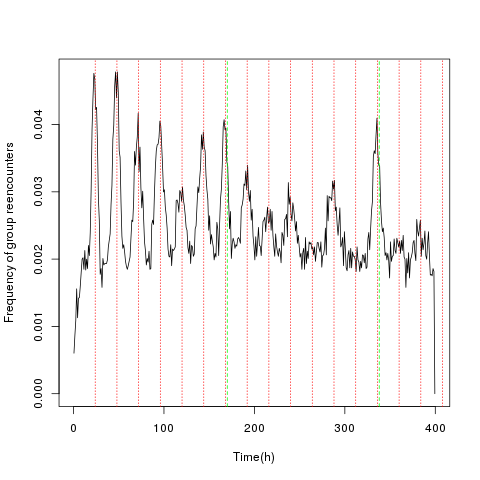

This figure's R source:
suppressMessages(library(splines))



bla = read.csv("ict.csv",head=F)
bla = bla[bla$V1>0,]
bla = bla[bla< 400]
a = hist(bla,breaks = seq(0,400,by=1))
png("periodicity.png")
plot(a$mids,a$counts/sum(a$counts),type="l",xlim = c(0,400),xlab = "Time(h)", ylab="Frequency of group reencounters")
abline(v=seq(24,720,by=24),lty=3,col="red",lwd=1)
abline(v=seq(7*24+2,720,by=7*24),lty=2,col="green",lwd=1)
dev.off()

png("auto_corr.png")
acf(a$counts/sum(a$counts), lag.max = 400,xlab="lag (h)",ylab="Auto-Correlation Function", main="")
abline(v=seq(24,720,by=24),lty=3,col="red",lwd=1)
abline(v=seq(7*24+2,720,by=7*24),lty=2,col="green",lwd=1)
dev.off()
